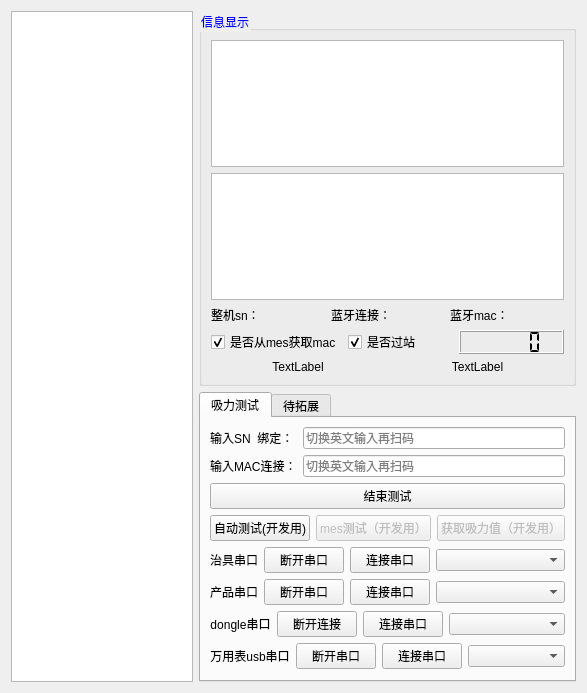
<?xml version="1.0" encoding="UTF-8"?>
<ui version="4.0">
 <class>suction</class>
 <widget class="QWidget" name="suction">
  <property name="geometry">
   <rect>
    <x>0</x>
    <y>0</y>
    <width>587</width>
    <height>693</height>
   </rect>
  </property>
  <property name="windowTitle">
   <string>Form</string>
  </property>
  <layout class="QGridLayout" name="gridLayout">
   <item row="0" column="0">
    <widget class="QTableWidget" name="testResultTable">
     <property name="enabled">
      <bool>true</bool>
     </property>
     <property name="focusPolicy">
      <enum>Qt::NoFocus</enum>
     </property>
    </widget>
   </item>
   <item row="0" column="1">
    <layout class="QVBoxLayout" name="verticalLayout_3">
     <item>
      <widget class="QGroupBox" name="groupBox_7">
       <property name="sizePolicy">
        <sizepolicy hsizetype="Preferred" vsizetype="Expanding">
         <horstretch>0</horstretch>
         <verstretch>0</verstretch>
        </sizepolicy>
       </property>
       <property name="styleSheet">
        <string notr="true">QGroupBox::title { font-weight: bold; color:blue;}</string>
       </property>
       <property name="title">
        <string>信息显示</string>
       </property>
       <layout class="QGridLayout" name="gridLayout_2">
        <item row="0" column="0">
         <widget class="QPlainTextEdit" name="msgEdit">
          <property name="sizePolicy">
           <sizepolicy hsizetype="Expanding" vsizetype="Expanding">
            <horstretch>0</horstretch>
            <verstretch>0</verstretch>
           </sizepolicy>
          </property>
          <property name="focusPolicy">
           <enum>Qt::NoFocus</enum>
          </property>
          <property name="readOnly">
           <bool>true</bool>
          </property>
         </widget>
        </item>
        <item row="2" column="0">
         <layout class="QVBoxLayout" name="verticalLayout">
          <item>
           <layout class="QHBoxLayout" name="horizontalLayout_8">
            <item>
             <widget class="QLabel" name="product_sn">
              <property name="text">
               <string>整机sn：</string>
              </property>
             </widget>
            </item>
            <item>
             <widget class="QLabel" name="bleStatusLabel">
              <property name="text">
               <string>蓝牙连接：</string>
              </property>
             </widget>
            </item>
            <item>
             <widget class="QLabel" name="macLabel">
              <property name="text">
               <string>蓝牙mac：</string>
              </property>
             </widget>
            </item>
           </layout>
          </item>
          <item>
           <layout class="QHBoxLayout" name="horizontalLayout_9">
            <property name="topMargin">
             <number>0</number>
            </property>
            <item>
             <widget class="QCheckBox" name="isformmes">
              <property name="text">
               <string>是否从mes获取mac</string>
              </property>
              <property name="checked">
               <bool>true</bool>
              </property>
             </widget>
            </item>
            <item>
             <widget class="QCheckBox" name="isusemes">
              <property name="text">
               <string>是否过站</string>
              </property>
              <property name="checkable">
               <bool>true</bool>
              </property>
              <property name="checked">
               <bool>true</bool>
              </property>
             </widget>
            </item>
            <item>
             <widget class="QLCDNumber" name="test_time">
              <property name="smallDecimalPoint">
               <bool>false</bool>
              </property>
              <property name="segmentStyle">
               <enum>QLCDNumber::Flat</enum>
              </property>
             </widget>
            </item>
           </layout>
          </item>
          <item>
           <layout class="QHBoxLayout" name="horizontalLayout_4">
            <property name="topMargin">
             <number>0</number>
            </property>
            <item>
             <widget class="QLabel" name="test_result">
              <property name="text">
               <string>TextLabel</string>
              </property>
              <property name="alignment">
               <set>Qt::AlignCenter</set>
              </property>
             </widget>
            </item>
            <item>
             <widget class="QLabel" name="mes_state">
              <property name="text">
               <string>&lt;html&gt;&lt;head/&gt;&lt;body&gt;&lt;p align=&quot;center&quot;&gt;TextLabel&lt;/p&gt;&lt;/body&gt;&lt;/html&gt;</string>
              </property>
              <property name="alignment">
               <set>Qt::AlignCenter</set>
              </property>
             </widget>
            </item>
           </layout>
          </item>
         </layout>
        </item>
        <item row="1" column="0">
         <widget class="QPlainTextEdit" name="log"/>
        </item>
       </layout>
      </widget>
     </item>
     <item>
      <widget class="QTabWidget" name="tabWidget">
       <property name="currentIndex">
        <number>0</number>
       </property>
       <widget class="QWidget" name="tab">
        <attribute name="title">
         <string>吸力测试</string>
        </attribute>
        <layout class="QGridLayout" name="gridLayout_3">
         <item row="0" column="0">
          <layout class="QFormLayout" name="formLayout">
           <item row="0" column="0">
            <widget class="QLabel" name="label_6">
             <property name="text">
              <string>输入SN  绑定：</string>
             </property>
            </widget>
           </item>
           <item row="0" column="1">
            <widget class="QLineEdit" name="snInput">
             <property name="sizePolicy">
              <sizepolicy hsizetype="Expanding" vsizetype="Fixed">
               <horstretch>0</horstretch>
               <verstretch>0</verstretch>
              </sizepolicy>
             </property>
             <property name="placeholderText">
              <string>切换英文输入再扫码</string>
             </property>
            </widget>
           </item>
           <item row="1" column="0">
            <widget class="QLabel" name="label_2">
             <property name="text">
              <string>输入MAC连接：</string>
             </property>
            </widget>
           </item>
           <item row="1" column="1">
            <widget class="QLineEdit" name="macInput">
             <property name="sizePolicy">
              <sizepolicy hsizetype="Expanding" vsizetype="Fixed">
               <horstretch>0</horstretch>
               <verstretch>0</verstretch>
              </sizepolicy>
             </property>
             <property name="inputMask">
              <string/>
             </property>
             <property name="text">
              <string/>
             </property>
             <property name="placeholderText">
              <string>切换英文输入再扫码</string>
             </property>
            </widget>
           </item>
           <item row="2" column="0" colspan="2">
            <widget class="QPushButton" name="stopTest">
             <property name="enabled">
              <bool>true</bool>
             </property>
             <property name="text">
              <string>结束测试</string>
             </property>
            </widget>
           </item>
           <item row="3" column="0" colspan="2">
            <layout class="QHBoxLayout" name="horizontalLayout_7">
             <item>
              <widget class="QPushButton" name="pushButton">
               <property name="enabled">
                <bool>true</bool>
               </property>
               <property name="text">
                <string>自动测试(开发用)</string>
               </property>
              </widget>
             </item>
             <item>
              <widget class="QPushButton" name="pushButton_4">
               <property name="enabled">
                <bool>false</bool>
               </property>
               <property name="text">
                <string>mes测试（开发用）</string>
               </property>
              </widget>
             </item>
             <item>
              <widget class="QPushButton" name="pushButton_3">
               <property name="enabled">
                <bool>false</bool>
               </property>
               <property name="text">
                <string>获取吸力值（开发用）</string>
               </property>
              </widget>
             </item>
            </layout>
           </item>
           <item row="4" column="0" colspan="2">
            <layout class="QHBoxLayout" name="horizontalLayout_3">
             <item>
              <widget class="QLabel" name="label_4">
               <property name="text">
                <string>&lt;html&gt;&lt;head/&gt;&lt;body&gt;&lt;p align=&quot;center&quot;&gt;治具串口&lt;/p&gt;&lt;/body&gt;&lt;/html&gt;</string>
               </property>
              </widget>
             </item>
             <item>
              <widget class="QPushButton" name="jigDisconnectButton">
               <property name="enabled">
                <bool>true</bool>
               </property>
               <property name="text">
                <string>断开串口</string>
               </property>
              </widget>
             </item>
             <item>
              <widget class="QPushButton" name="jigConnectButton">
               <property name="enabled">
                <bool>true</bool>
               </property>
               <property name="text">
                <string>连接串口</string>
               </property>
              </widget>
             </item>
             <item>
              <widget class="QComboBox" name="jigComNameCombo">
               <property name="enabled">
                <bool>true</bool>
               </property>
               <property name="sizePolicy">
                <sizepolicy hsizetype="Expanding" vsizetype="Fixed">
                 <horstretch>0</horstretch>
                 <verstretch>0</verstretch>
                </sizepolicy>
               </property>
               <property name="maximumSize">
                <size>
                 <width>16777215</width>
                 <height>16777215</height>
                </size>
               </property>
              </widget>
             </item>
            </layout>
           </item>
           <item row="5" column="0" colspan="2">
            <layout class="QHBoxLayout" name="horizontalLayout_5">
             <item>
              <widget class="QLabel" name="label_7">
               <property name="text">
                <string>&lt;html&gt;&lt;head/&gt;&lt;body&gt;&lt;p align=&quot;center&quot;&gt;产品串口&lt;/p&gt;&lt;/body&gt;&lt;/html&gt;</string>
               </property>
              </widget>
             </item>
             <item>
              <widget class="QPushButton" name="productDisconnectButton">
               <property name="text">
                <string>断开串口</string>
               </property>
              </widget>
             </item>
             <item>
              <widget class="QPushButton" name="productConnectButton">
               <property name="text">
                <string>连接串口</string>
               </property>
              </widget>
             </item>
             <item>
              <widget class="QComboBox" name="productComNameCombo">
               <property name="sizePolicy">
                <sizepolicy hsizetype="Expanding" vsizetype="Fixed">
                 <horstretch>0</horstretch>
                 <verstretch>0</verstretch>
                </sizepolicy>
               </property>
               <property name="maximumSize">
                <size>
                 <width>16777215</width>
                 <height>16777215</height>
                </size>
               </property>
              </widget>
             </item>
            </layout>
           </item>
           <item row="6" column="0" colspan="2">
            <layout class="QHBoxLayout" name="horizontalLayout_6">
             <item>
              <widget class="QLabel" name="label">
               <property name="text">
                <string>&lt;html&gt;&lt;head/&gt;&lt;body&gt;&lt;p align=&quot;center&quot;&gt;dongle串口&lt;/p&gt;&lt;/body&gt;&lt;/html&gt;</string>
               </property>
              </widget>
             </item>
             <item>
              <widget class="QPushButton" name="disconnectButton">
               <property name="text">
                <string>断开连接</string>
               </property>
              </widget>
             </item>
             <item>
              <widget class="QPushButton" name="connectButton">
               <property name="text">
                <string>连接串口</string>
               </property>
              </widget>
             </item>
             <item>
              <widget class="QComboBox" name="comNameCombo">
               <property name="sizePolicy">
                <sizepolicy hsizetype="Expanding" vsizetype="Fixed">
                 <horstretch>0</horstretch>
                 <verstretch>0</verstretch>
                </sizepolicy>
               </property>
              </widget>
             </item>
            </layout>
           </item>
           <item row="7" column="0" colspan="2">
            <layout class="QHBoxLayout" name="horizontalLayout">
             <item>
              <widget class="QLabel" name="label_3">
               <property name="text">
                <string>&lt;html&gt;&lt;head/&gt;&lt;body&gt;&lt;p align=&quot;center&quot;&gt;万用表usb串口&lt;/p&gt;&lt;/body&gt;&lt;/html&gt;</string>
               </property>
              </widget>
             </item>
             <item>
              <widget class="QPushButton" name="usbdisconnectButton">
               <property name="text">
                <string>断开串口</string>
               </property>
              </widget>
             </item>
             <item>
              <widget class="QPushButton" name="usbconnectButton">
               <property name="text">
                <string>连接串口</string>
               </property>
              </widget>
             </item>
             <item>
              <widget class="QComboBox" name="usbcomNameCombo">
               <property name="sizePolicy">
                <sizepolicy hsizetype="Expanding" vsizetype="Fixed">
                 <horstretch>0</horstretch>
                 <verstretch>0</verstretch>
                </sizepolicy>
               </property>
               <property name="maximumSize">
                <size>
                 <width>16777215</width>
                 <height>16777215</height>
                </size>
               </property>
              </widget>
             </item>
            </layout>
           </item>
          </layout>
         </item>
        </layout>
       </widget>
       <widget class="QWidget" name="tab_2">
        <attribute name="title">
         <string>待拓展</string>
        </attribute>
        <layout class="QGridLayout" name="gridLayout_4">
         <item row="0" column="0">
          <widget class="QLabel" name="label_5">
           <property name="text">
            <string>输入SN获取mac(mes||文件)：</string>
           </property>
          </widget>
         </item>
         <item row="0" column="1">
          <widget class="QLineEdit" name="getMac">
           <property name="placeholderText">
            <string>切换英文输入再扫码</string>
           </property>
          </widget>
         </item>
        </layout>
       </widget>
      </widget>
     </item>
    </layout>
   </item>
  </layout>
 </widget>
 <resources/>
 <connections/>
</ui>
